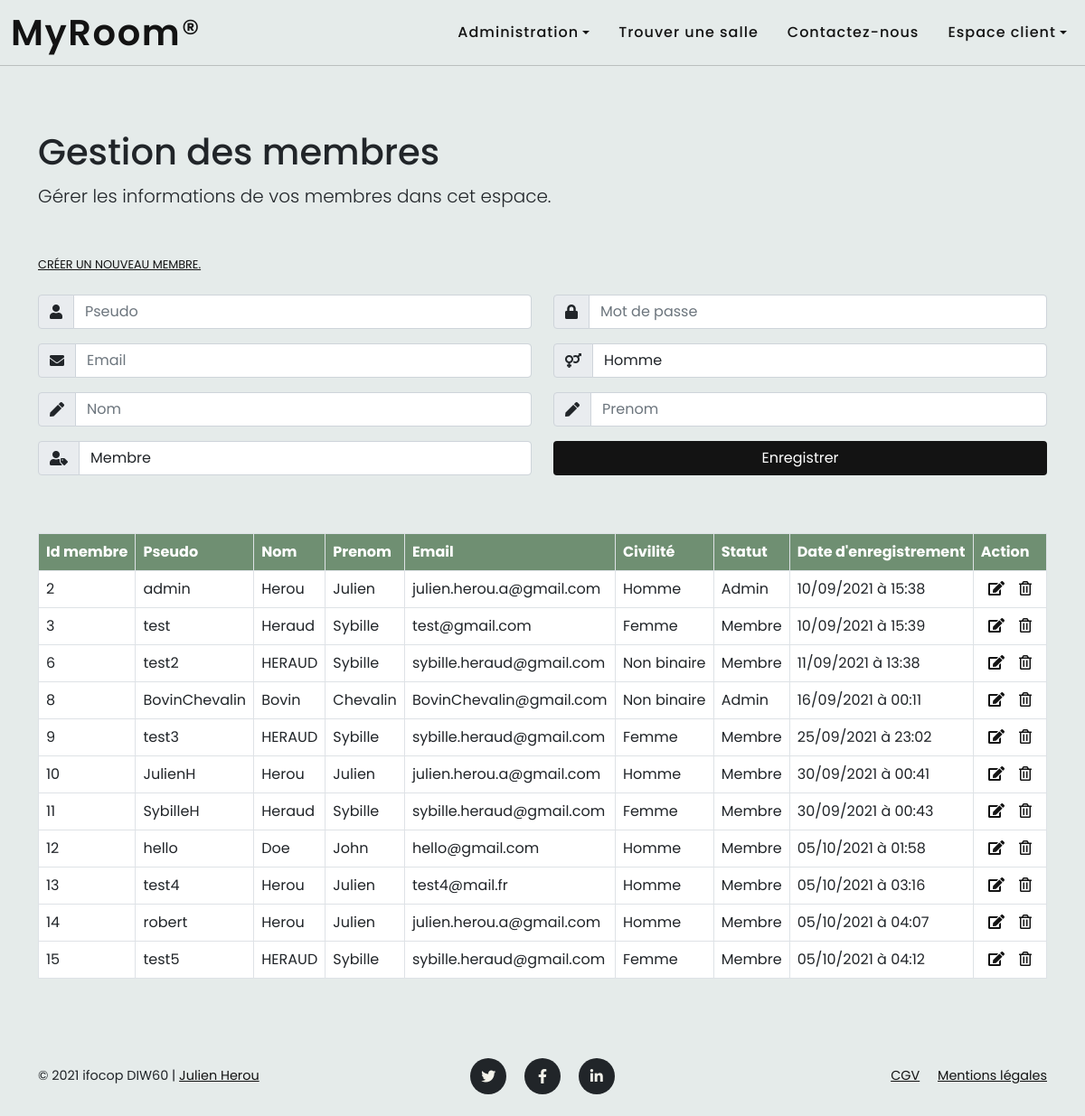
/admin/gestion_membres.php (signed in), run on the app's committed database.
### tables this page shows
CREATE TABLE IF NOT EXISTS `membre` (
  `id_membre` int(5) NOT NULL AUTO_INCREMENT,
  `pseudo` varchar(255) NOT NULL,
  `mdp` varchar(255) NOT NULL,
  `nom` varchar(255) NOT NULL,
  `prenom` varchar(255) NOT NULL,
  `email` varchar(255) NOT NULL,
  `civilite` enum('m','f','nb') NOT NULL,
  `statut` int(1) NOT NULL,
  `date_enregistrement` datetime NOT NULL,
  PRIMARY KEY (`id_membre`)
);

### admin/gestion_membres.php (the view, shortened to what this page needs)
<?php
include '../inc/init.inc.php';
$pseudo = '';
$nom = '';
$prenom = '';
$email = '';
$liste_membres = $pdo->query("SELECT * FROM membre ORDER BY id_membre");
include '../inc/header.inc.php';
include '../inc/nav-back.inc.php';
?>
    <header class="container mt-5 header-membre">
        <div class="pt-5 rounded col-12">
            <h1 class="mt-5">Gestion des membres</h1>
            <p class="lead">Gérer les informations de vos membres dans cet espace.</p>
        </div>
    </header>
    <main class="container main-back mt-5" id="main-back-produits">
        <div class="row">
        <a href="<?php echo URL; ?>admin/gestion_membres.php" class="notes mb-4">Créer un nouveau membre.</a>
            <div class="col-12 mx-auto mb-5">
                <form method="post" enctype="multipart/form-data">
                    <div class="row">
                        <div class="col-sm-6">
                            <div class="mb-3 input-group">
                                <span class="input-group-text"><i class="fas fa-user couleur_icone"></i></span>
                                <input type="text" class="form-control" id="pseudo" name="pseudo" value="<?php echo $pseudo; ?>" placeholder="Pseudo">
                            </div>
                            <div class="mb-3 input-group">
                                <span class="input-group-text"><i class="fas fa-envelope"></i></span>
                                <input type="text" class="form-control" id="email" name="email" value="<?php echo $email; ?>" placeholder="Email">
                            </div>
                            <div class="mb-3 input-group">
                                <span class="input-group-text"><i class="fas fa-pen"></i></span>
                                <input type="text" class="form-control" id="nom" name="nom" value="<?php echo $nom; ?>" placeholder="Nom">
                            </div>
                            <div class="mb-3 input-group">
                                <span class="input-group-text"><i class="fas fa-user-tag couleur_icone"></i></span>
                                <select class="form-control" id="statut" name="statut">
                                    <option value="1">Membre</option>
                                </select>
                            </div>
                        </div>
                        <div class="col-sm-6">
                            <div class="mb-3 input-group">
                                <span class="input-group-text"><i class="fas fa-lock"></i></span>
                                <input type="password" class="form-control" id="mdp" name="mdp" placeholder="Mot de passe">
                            </div>
                            <div class="mb-3 input-group">
                                <span class="input-group-text"><i class="fas fa-venus-mars couleur_icone"></i></span>
                                <select class="form-control" id="civilite" name="civilite">
                                    <option value="m">Homme</option>
                                </select>
                            </div>
                            <div class="mb-3 input-group">
                                <span class="input-group-text"><i class="fas fa-pen"></i></span>
                                <input type="text" class="form-control" id="prenom" name="prenom" value="<?php echo $prenom; ?>" placeholder="Prenom">
                            </div>
                            <div class="mb-3">
                                <input type="submit" class="btn btn-mycolor text-white w-100" id="enregistrement" name="enregistrement" value="Enregistrer">
                            </div>
                        </div>
                    </div>
                </form>
            </div>
        </div>
        <div class="row">
            <div class="col-12 mx-auto bloc-table">
                <table class="table table-bordered bg-white">
                    <tr class="bg-perso-green text-white">
                        <th>Id membre</th>
                        <th>Pseudo</th>
                        <th>Nom</th>
                        <th>Prenom</th>
                        <th>Email</th>
                        <th>Civilité</th>
                        <th>Statut</th>
                        <th>Date d'enregistrement</th>
                        <th>Action</th>
                    </tr>
                    <?php
                        while($ligne = $liste_membres->fetch(PDO::FETCH_ASSOC)) {
                            echo '<tr>';
                            echo '<td>' . $ligne['id_membre'] . '</td>';
                            echo '<td>' . $ligne['pseudo'] . '</td>';
                            echo '<td>' . $ligne['nom'] . '</td>';
                            echo '<td>' . $ligne['prenom'] . '</td>';
                            echo '<td>' . $ligne['email'] . '</td>';
                            echo '<td>';
                            if ($ligne['civilite'] == 'm' ){
                                echo 'Homme';
                            } elseif($ligne['civilite'] == 'f'){
                                echo 'Femme';
                            } else {
                                echo 'Non binaire';
                            };
                            echo '</td>';
                            echo '<td>';
                            if ($ligne['statut'] == 2){
                                echo 'Admin';
                            } else {
                                echo 'Membre';
                            };
                            echo '</td>';
                            echo '<td>' . date('d/m/Y à H:i', strtotime($ligne['date_enregistrement'])) . '</td>';
                            echo '
                            <td class="text-center"><a href="?action=modifier&id_membre=' . $ligne['id_membre'] . '" class="btn-modif"><i class="fas fa-edit"></i></a>';
                            echo '<a href="?action=supprimer&id_membre=' . $ligne['id_membre'] . '" class="btn-supr confirm_delete" ><i class="far fa-trash-alt"></i></a></td>';
                            echo '</tr>';
                        }
                    ?>
                </table>
            </div>
        </div>
    </main>
<?php
include '../inc/footer.inc.php';

### assets/css/style.css (style rules this page uses)
:root { --bg-color: #F3F2EA; --text-color: #131313; --primary-color: #6F8F72; --secondary-color: #717C89; --tertiary-color: #D88373; --quaternary-color: #E5EBEA; scroll-behavior: smooth; }
html { scroll-padding-top: 4.5rem; }
body { position: relative; overflow-x: hidden; background-color: var(--bg-color); font-family: 'Poppins', sans-serif; }
.body-back { background-color: var(--quaternary-color); }
p { line-height: 1.75; }
.bg-perso-green { background-color: var(--primary-color); }
.btn-mycolor { background-color: var(--text-color); }
.notes { color: var(--text-color); text-transform: uppercase; font-size: .8rem; cursor: pointer; }
.btn-modif { padding: .5rem; color: #131313; }
.btn-supr { padding: .5rem; color: #131313; }
#main-back-produits td { vertical-align: middle; }

### data on the page
membre: id_membre "2", pseudo "admin", nom "Herou", prenom "Julien", email "julien.herou.a@gmail.com", civilite "Homme", statut "Admin", date_enregistrement "10/09/2021 à 15:38"
membre: id_membre "3", pseudo "test", nom "Heraud", prenom "Sybille", email "test@gmail.com", civilite "Femme", statut "Membre", date_enregistrement "10/09/2021 à 15:39"
membre: id_membre "6", pseudo "test2", nom "HERAUD", prenom "Sybille", email "sybille.heraud@gmail.com", civilite "Non binaire", statut "Membre", date_enregistrement "11/09/2021 à 13:38"
membre: id_membre "8", pseudo "BovinChevalin", nom "Bovin", prenom "Chevalin", email "BovinChevalin@gmail.com", civilite "Non binaire", statut "Admin", date_enregistrement "16/09/2021 à 00:11"
membre: id_membre "9", pseudo "test3", nom "HERAUD", prenom "Sybille", email "sybille.heraud@gmail.com", civilite "Femme", statut "Membre", date_enregistrement "25/09/2021 à 23:02"
membre: id_membre "10", pseudo "JulienH", nom "Herou", prenom "Julien", email "julien.herou.a@gmail.com", civilite "Homme", statut "Membre", date_enregistrement "30/09/2021 à 00:41"
membre: id_membre "11", pseudo "SybilleH", nom "Heraud", prenom "Sybille", email "sybille.heraud@gmail.com", civilite "Femme", statut "Membre", date_enregistrement "30/09/2021 à 00:43"
membre: id_membre "12", pseudo "hello", nom "Doe", prenom "John", email "hello@gmail.com", civilite "Homme", statut "Membre", date_enregistrement "05/10/2021 à 01:58"
membre: id_membre "13", pseudo "test4", nom "Herou", prenom "Julien", email "test4@mail.fr", civilite "Homme", statut "Membre", date_enregistrement "05/10/2021 à 03:16"
membre: id_membre "14", pseudo "robert", nom "Herou", prenom "Julien", email "julien.herou.a@gmail.com", civilite "Homme", statut "Membre", date_enregistrement "05/10/2021 à 04:07"
membre: id_membre "15", pseudo "test5", nom "HERAUD", prenom "Sybille", email "sybille.heraud@gmail.com", civilite "Femme", statut "Membre", date_enregistrement "05/10/2021 à 04:12"
